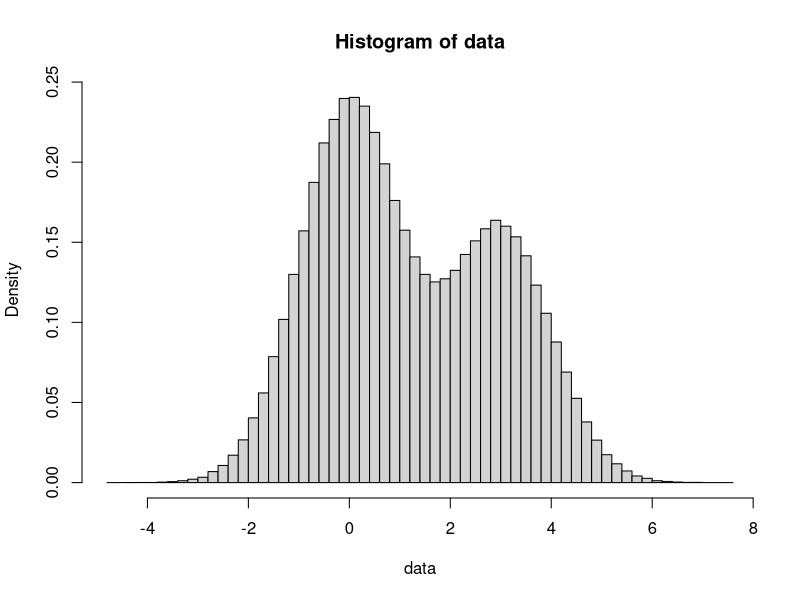

Source code (R):
## ---- chunk 1
knitr::opts_chunk$set(echo = TRUE)
## ---- chunk 2
#print(dgamma(1,scale=0.5,shape=2))

gen_binorm <- function(n, mu_1, mu_2, sigma_1, sigma_2, rho){
  z_1 <- rnorm(n, 0, 1)
  z_2 <- rnorm(n, 0, 1)
  z_bind <- rbind(z_1, z_2)
  
  x_1 <- sapply(z_1, function(z){return(sigma_1 * z + mu_1)})
  x_2 <- apply(z_bind, 2, function(z){return(sigma_2 * (rho * z[1] + sqrt(1 - rho * rho) * z[2]) + mu_2)})
  
  x_bind <- rbind(x_1, x_2)
  return(x_bind)
}

x <- gen_binorm(5000, 1, 2, 1, 2, 0.4)

print(cat("Mean of X_1: ", format(mean(x[1, ])), " \n"))
print(cat("Mean of X_2: ", format(mean(x[2, ])), " \n"))
print(cat("Covariance of (X_1, X_2): ", format(cov(x[1, ], x[2, ])), " \n"))
## ---- chunk 3
gen_datas <- function(n){
  p_1 <- 0.6
  mu_1 <- 0
  sigma_1 <- 1
  mu_2 <- 3
  sigma_2 <- 1
  
  p <- runif(n, 0, 1)
  
  switch_func <- function(p){
    if(p < p_1){
      # Cluster 1
      return(rnorm(1, mu_1, sigma_1))
    }else{
      # Cluster 2
      return(rnorm(1, mu_2, sigma_2))
    }
  }
  x <- sapply(p, switch_func)
  
  return(x)
}

data <- gen_datas(500000)

hist(data, breaks=50, freq = FALSE)
## ---- chunk 4
e_step <- function(ys, w2, mus, sigmas){
  like_sum <- (1 - w2) * dnorm(ys, mus[1], sigmas[1]) + w2 * dnorm(ys, mus[2], sigmas[2])
  like_2 <- w2 * dnorm(ys, mus[2], sigmas[2])
  div <- like_2 / like_sum
  
  print(like_2[1])
  print(like_sum[1])
  print(like_2[1] / like_sum[1])
  print("---")
  print(like_2[2])
  print(like_sum[2])
  print(like_2[2] / like_sum[2])
  print("---")
  
  print(like_2)
  print(like_sum)
  
  return(div)
}

m_step <- function(ys, mus, sigmas, gammas){
  w_modal_1 <- 1 - gammas
  w_modal_2 <- gammas
  
  sum_w_modal_1 <- sum(w_modal_1)
  sum_w_modal_2 <- sum(w_modal_2)
  
  print(sum_w_modal_1)
  print(sum_w_modal_2)
  
  mus[1] <- (w_modal_1 * ys) / sum_w_modal_1
  mus[2] <- (w_modal_2 * ys) / sum_w_modal_2
  
  sigmas[1] <- (w_modal_1 * (ys - mus[1]) * (ys - mus[1])) / sum_w_modal_1
  sigmas[2] <- (w_modal_2 * (ys - mus[2]) * (ys - mus[2])) / sum_w_modal_2
  
  w2 <- mean(w_modal_2)
  
  return(c(mus, sigmas, w2))
}

em <- function(ys){
  mus <- c(2, 1)
  sigmas <- c(1, 1)
  w2 <- 0.5
  
  for(i in 1:2){
    print("E Step")
    gammas <- e_step(ys, w2, mus, sigmas)
    print(gammas)
    print("M Step")
    params <- m_step(ys, mus, sigmas, gammas)
    
    mus <- params[1:2]
    sigmas <- params[3:4]
    w2 <- params[5]
    
    #print(params)
    #print(mus)
    #print(sigmas)
    #print(w2)
  }
}

em(data)
